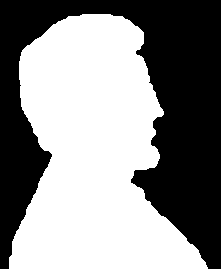
#> input picture image5/Lincoln.tif, 221 x 269 px
$ jupyter execute 5.edge_segmentation_thresgold.ipynb
#> lines starting #> are read from the running program, lines starting #| are printed output that depends on the picture; after the words box and inside, x2 and y2 are one past the last pixel; in counts of white or black regions, pixels touching at a corner belong together
### Read a grayscale image and perform Compare different edge detection algorithms implemented in spatial domain.

[cell 1]
import cv2
import matplotlib.pyplot as plt
import numpy as np

### Loading the image

[cell 2]
original_image = cv2.imread("image5/Lincoln.tif", 0)
#> original_image: shape (269, 221); 54.6% white; 1 black region, box (x1, y1, x2, y2) and area: (0, 0, 221, 269) 26994
print(f"shape of the original image: {original_image.shape}")
#| shape of the original image: (269, 221)
plt.imshow(original_image, cmap='gray')
plt.title('original image')
plt.show()

print(f"min pixel intensity: {np.min(original_image)}")
#| min pixel intensity: 0
print(f"max pixel intensity: {np.max(original_image)}")
#| max pixel intensity: 255

### Function For Edge Detection

[cell 3]
def edge_detection(image, kernel_x, kernel_y):
    # get kernel height , width
    k_height , k_width = kernel_x.shape
    pad = k_height // 2

    # Pad the image with zeros (or you can choose 'reflect', 'edge', etc.)
    padded_image = np.pad(image, pad_width=pad, mode='constant', constant_values='0')
#> padded_image: shape (271, 223); 53.7% white; 1 black region, box (x1, y1, x2, y2) and area: (0, 0, 223, 271) 27978

    Gx = np.zeros_like(image, dtype=np.float64)
    Gy = np.zeros_like(image, dtype=np.float64)

    #convolution
    for i in range(image.shape[0]):
        for j in range(image.shape[1]):
            neibourhood = padded_image[i : i + k_height, j: j+ k_width]
            Gx[i,j] = np.sum(neibourhood * kernel_x)
            Gy[i,j] = np.sum(neibourhood * kernel_y)
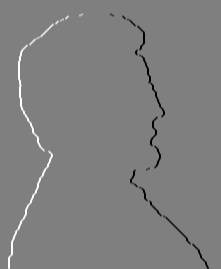
#> Gx: shape (269, 221) float64; min -1020, max 1020, mean 0; drawn with min black and max white
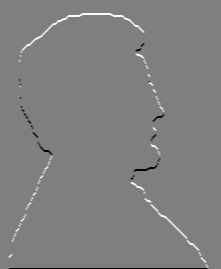
#> Gy: shape (269, 221) float64; min -1020, max 1020, mean 3.4; drawn with min black and max white

    #calculate the gradient magnitude
    G = np.sqrt(Gx **2 + Gy ** 2)

    #Normalize to 0- 255
    G = (G / np.max(G)) * 255
    return G.astype(np.uint8)

### Applying Sobel Operator

[cell 4]
#define Sobel Operator
sobel_x = np.array([[-1, 0, 1],
                    [-2, 0, 2],
                    [-1, 0, 1]], dtype=int)

sobel_y = np.array([[-1, -2, -1],
                    [0,  0,  0],
                    [1,  2,  1]], dtype=int)


sobel_edges_image = edge_detection(original_image, sobel_x, sobel_y)

#Plotting
plt.figure(figsize=(10,6))

plt.subplot(1,2,1)
plt.imshow(original_image, cmap='gray')
plt.title('Original Image')


plt.subplot(1,2,2)
plt.imshow(sobel_edges_image, cmap='gray')
plt.title('Sobel Edge Detection')

plt.tight_layout()
plt.show()

### Applying Prewitt Operator

[cell 5]
# Define Prewitt kernels
prewitt_x = np.array([[-1, 0, 1],
                        [-1, 0, 1],
                        [-1, 0, 1]], dtype=int)

prewitt_y = np.array([[-1, -1, -1],
                        [0,  0,  0],
                        [1,  1,  1]], dtype=int)

prewitt_edges_image = edge_detection(original_image, prewitt_x, prewitt_y)


#Plotting
plt.figure(figsize=(10,6))

plt.subplot(1,2,1)
plt.imshow(original_image, cmap='gray')
plt.title('Original Image')


plt.subplot(1,2,2)
plt.imshow(prewitt_edges_image, cmap='gray')
plt.title('Prewitt Edge Detection')

plt.tight_layout()
plt.show()

### Apllying Cross operator

[cell 6]
#Define Roberts Cross Kernel
roberts_x = np.array([[1, 0],
                    [0, -1]], dtype=int)

roberts_y = np.array([[0, 1],
                    [-1, 0]], dtype=int)

roberts_edges_image = edge_detection(original_image, roberts_x, roberts_y)
#> after the loop in edge_detection (call 3), `for i in range(image.shape[0]):`:
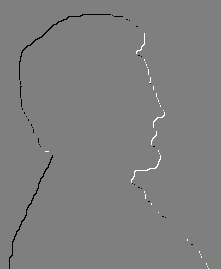
#> Gx: shape (269, 221) float64; min -255, max 255, mean -0.9; drawn with min black and max white
#> in edge_detection (call 3), `G = np.sqrt(Gx **2 + Gy ** 2)`:
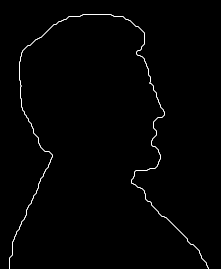
#> G: shape (269, 221) float64; min 0, max 360.6, mean 4.4; drawn with min black and max white


#Plotting
plt.figure(figsize=(10,6))

plt.subplot(1,2,1)
plt.imshow(original_image, cmap='gray')
plt.title('Original Image')


plt.subplot(1,2,2)
plt.imshow(roberts_edges_image, cmap='gray')
plt.title('Roberts Cross Edge Detection')

plt.tight_layout()
plt.show()

### Comparing Differents Edge Detection Algorithms

[cell 7]
#Plotting
plt.figure(figsize=(15,10))

plt.subplot(2,2,1)
plt.imshow(original_image, cmap='gray')
plt.title('Original Image')


plt.subplot(2,2,2)
plt.imshow(sobel_edges_image, cmap='gray')
plt.title('Sobel Edge Detection')

plt.subplot(2,2,3)
plt.imshow(prewitt_edges_image, cmap='gray')
plt.title('Prewitt Edge Detection')

plt.subplot(2,2,4)
plt.imshow(roberts_edges_image, cmap='gray')
plt.title('Roberts Cross Edge Detection')

plt.tight_layout()
plt.show()

### (b). Read a grayscale image and perform the the segmentation based on gray level.

[cell 8]
original_image = cv2.imread("image5/WashingtonDC_Band.tif", 0)
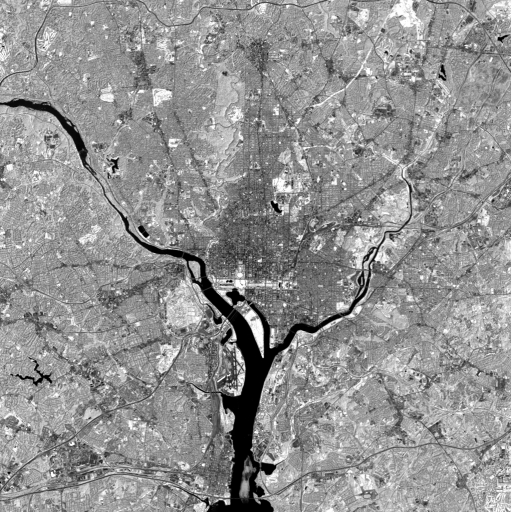
#> input picture image5/WashingtonDC_Band.tif, 512 x 512 px
#> original_image is the input picture: shape (512, 512); min 0, max 254, mean 145.7
print(f"shape of the original image: {original_image.shape}")
#| shape of the original image: (512, 512)
plt.imshow(original_image, cmap='gray')
plt.title('original image')
plt.show()

print(f"min pixel intensity: {np.min(original_image)}")
#| min pixel intensity: 0
print(f"max pixel intensity: {np.max(original_image)}")
#| max pixel intensity: 254

### Apply Gray Level Segmentation

[cell 9]
T1 = 50
segmented_image1 = np.where(original_image>T1, 255, 0).astype(np.uint8)
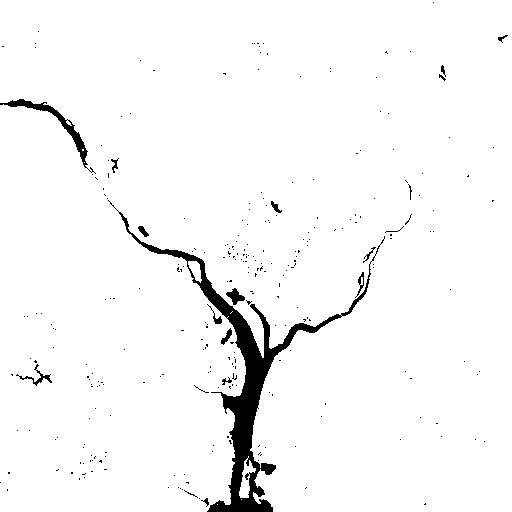
#> segmented_image1: shape (512, 512); 96.6% white; 282 black regions (266 under 20 px), largest, box (x1, y1, x2, y2) and area: (108, 200, 385, 512) 6821, (0, 99, 96, 174) 736, (226, 288, 245, 305) 157

T2 = 100
segmented_image2 = np.where(original_image>T2, 255, 0).astype(np.uint8)
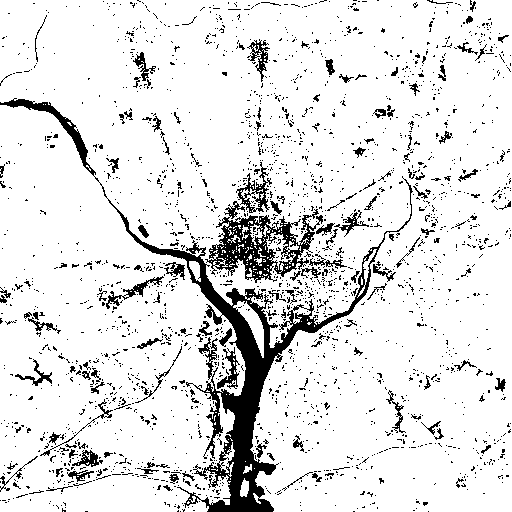
#> segmented_image2: shape (512, 512); 88.5% white; 2291 black regions (2147 under 20 px), largest, box (x1, y1, x2, y2) and area: (0, 98, 413, 512) 11305, (205, 201, 323, 283) 3433, (236, 162, 272, 213) 525

T3 = 128
segmented_image3 = np.where(original_image>T3, 255, 0).astype(np.uint8)
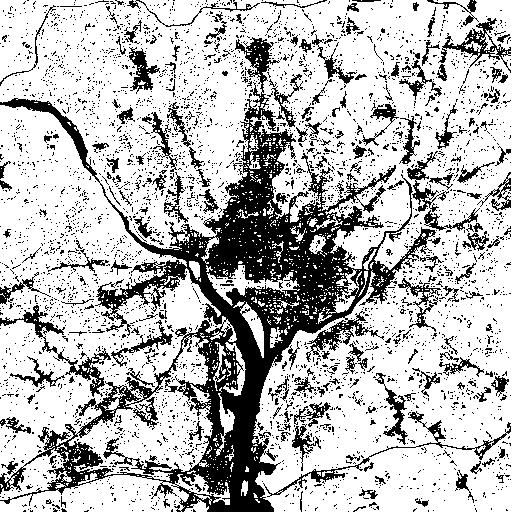
#> segmented_image3: shape (512, 512); 73.1% white; 4013 black regions (3799 under 20 px), largest, box (x1, y1, x2, y2) and area: (0, 37, 436, 512) 39257, (0, 305, 111, 397) 1233, (263, 411, 511, 497) 1066

plt.figure(figsize=(15, 5))

# Plot segmented_image1
plt.subplot(1, 3, 1)
plt.imshow(segmented_image1, cmap='gray')
plt.title(f'Segmentation with T1 = {T1}')


# Plot segmented_image2
plt.subplot(1, 3, 2)
plt.imshow(segmented_image2, cmap='gray')
plt.title(f'Segmentation with T2 = {T2}')


# Plot segmented_image3
plt.subplot(1, 3, 3)
plt.imshow(segmented_image3, cmap='gray')
plt.title(f'Segmentation with T3 = {T3}')

# Show all plots
plt.tight_layout()
plt.show()

###
Read a grayscale image and perform the image segmentation using basic global thresholding algorithm

[cell 10]
original_image = cv2.imread("image5/finger_print.tif", 0)
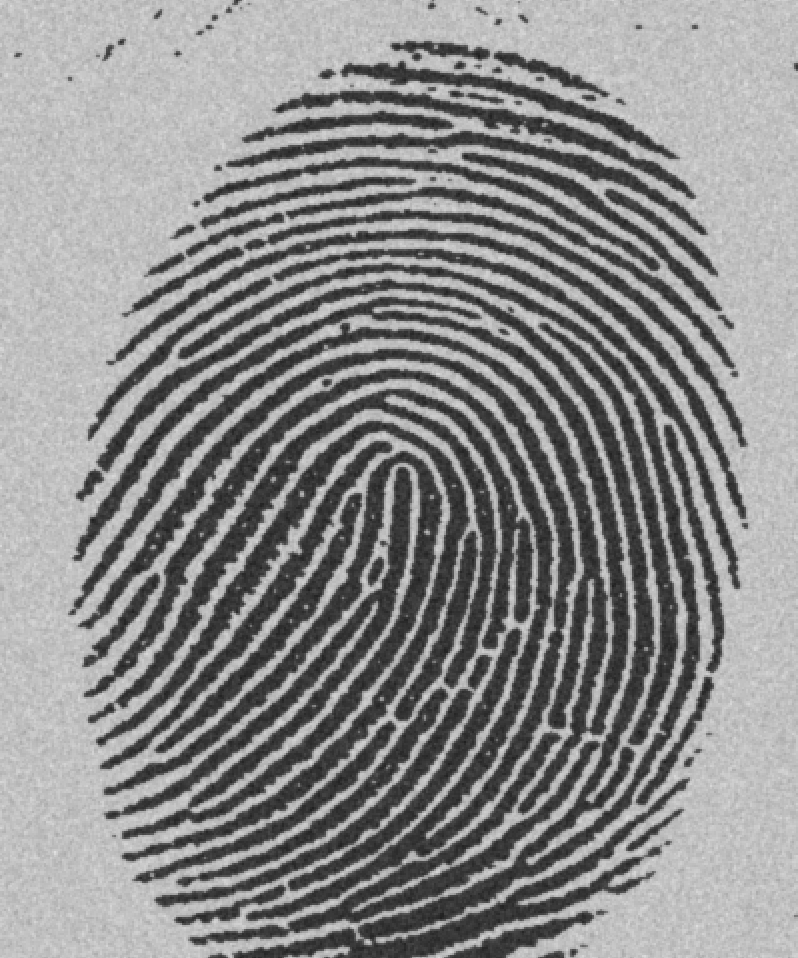
#> input picture image5/finger_print.tif, 798 x 958 px
#> original_image is the input picture: shape (958, 798); min 29, max 224, mean 140
print(f"shape of the original image: {original_image.shape}")
#| shape of the original image: (958, 798)
plt.imshow(original_image, cmap='gray')
plt.title('original image')
plt.show()

print(f"min pixel intensity: {np.min(original_image)}")
#| min pixel intensity: 29
print(f"max pixel intensity: {np.max(original_image)}")
#| max pixel intensity: 224

### Function for Basic Global Thresholding

[cell 11]
def basic_global_thresholding(image, initial_threshold=128, epsilon=0.5):
#> called with initial_threshold = 128, epsilon = 0.5
    T = initial_threshold
    while True:
        #separete pixels
        higher_group = image[image > T]
        lower_group  = image[image <= T]

        #avoid division by zero
        if len(higher_group)==0 or len(lower_group)==0:
            break

        #calculate means of each group
        higher_group_mean = np.mean(higher_group)
        lower_group_mean = np.mean(lower_group)

        #update threshold
        T_new = (higher_group_mean + lower_group_mean)/2

        #check for covergence
        if abs(T_new - T) < epsilon:
            break
        T = T_new
#> this loop made 2 passes
#> (higher_group_mean, lower_group_mean, T_new, T) on pass 1: (186.7, 64.08, 125.4, 125.4)
#> (higher_group_mean, lower_group_mean, T_new) on pass 2: (186.7, 64.04, 125.4)

    #Apply the final threshold
    binary_image = np.where(image > T, 255, 0).astype(np.uint8)
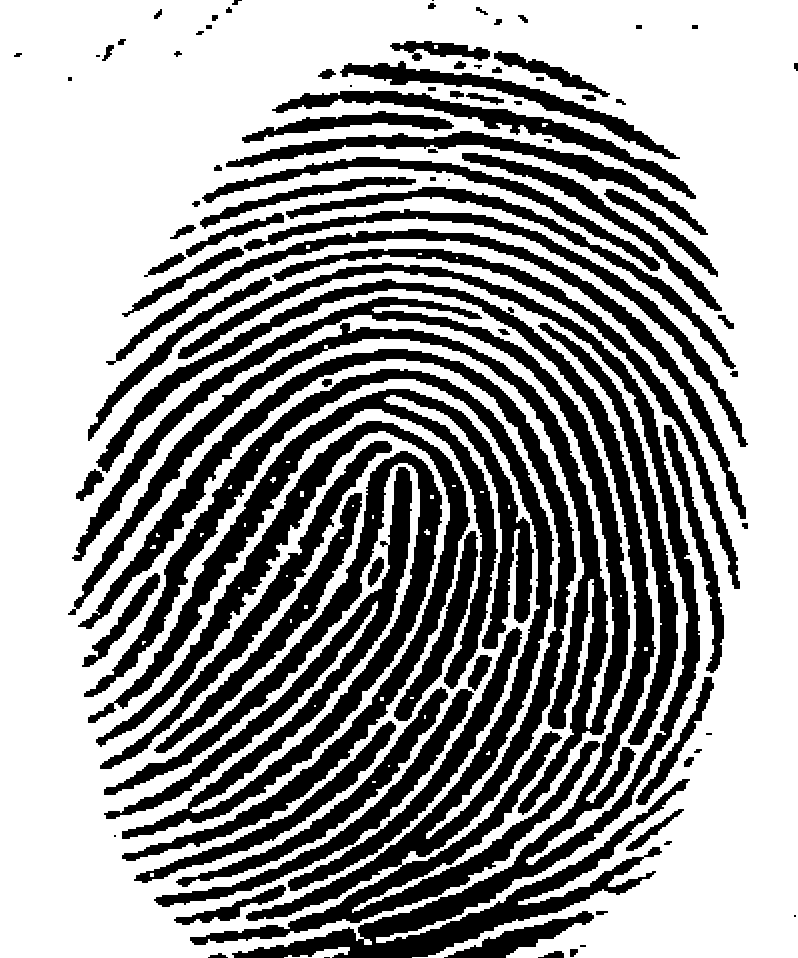
#> binary_image: shape (958, 798); 61.9% white; 97 black regions (10 under 20 px), largest, box (x1, y1, x2, y2) and area: (78, 349, 600, 945) 43740, (96, 263, 700, 958) 40222, (68, 297, 630, 815) 29700
    return binary_image, T

#### Apply the Thresholding

[cell 12]
binary_image, final_threshold = basic_global_thresholding(original_image)
#> final_threshold = 125.4

plt.figure(figsize=(10, 6))
plt.subplot(1,2,1)
plt.imshow(original_image, cmap='gray')
plt.title('Original Image')

plt.subplot(1,2,2)
plt.imshow(binary_image, cmap='gray')
plt.title(f'Binary Image after Global Thresholding (Final T = {final_threshold:.2f})')

plt.tight_layout()
plt.show()
